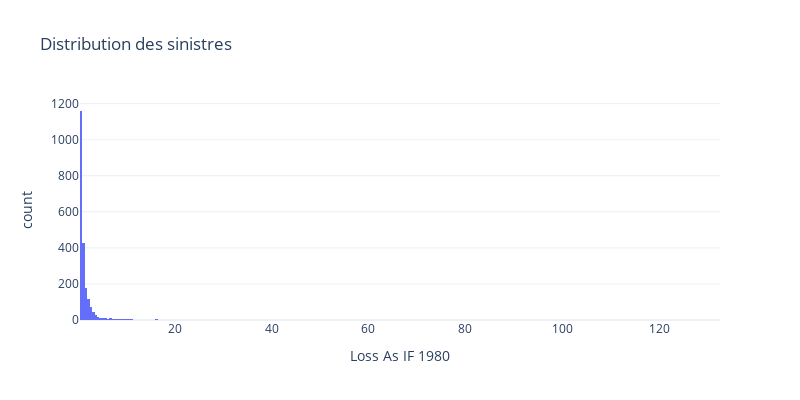
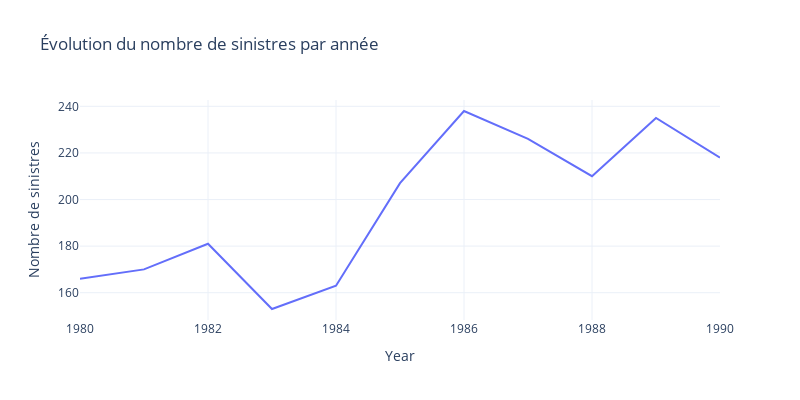
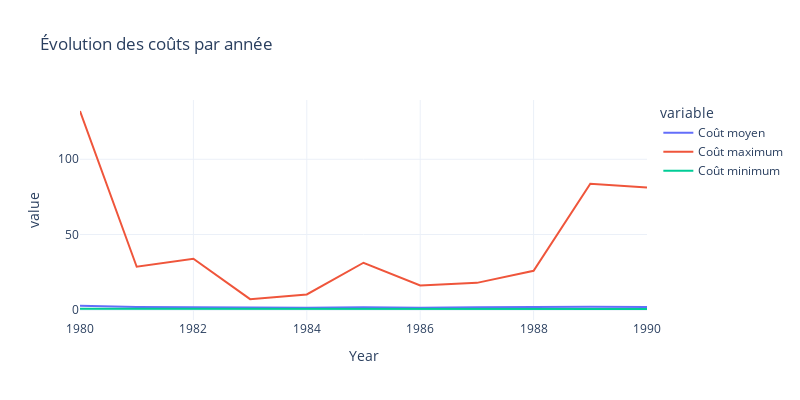
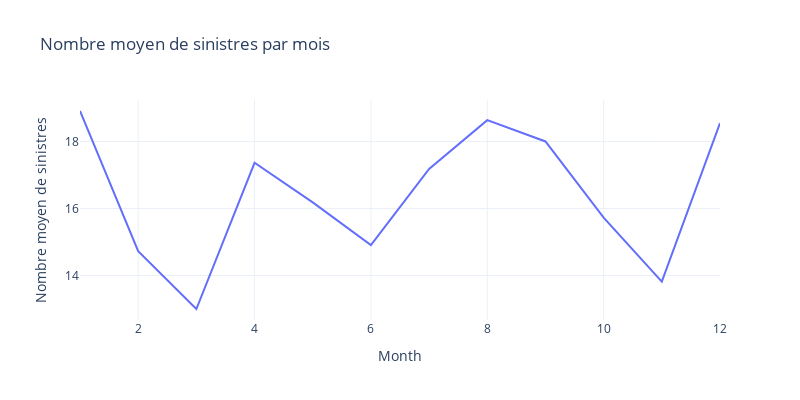

The code cell stored with these charts, in order, in its notebook:
### Code cell
df['Loss As IF 1980'] = 0

for i in range(df.shape[0]):
    if df.loc[i, 'Year'] == 1980 : inflation = 0
    else : inflation = dfi.loc[dfi['Année'] == df.loc[i, 'Year'], 'Indice_cumulatif'].values[0]

    df.loc[i,'Loss As IF 1980' ] = df.loc[i, 'LossY']/( 1 + inflation)

generate_descriptive_plots(df, 'Loss As IF 1980')

### Figure 1 — Plotly figure (JSON) as saved in the notebook; plotly's stock layout.template omitted (floating-point values rounded to 4 significant figures; data arrays with more than 128 entries replaced by an {"elided": "..."} marker saying what was removed)
{"data": [{"alignmentgroup": "True", "bingroup": "x", "hovertemplate": "Loss As IF 1980=%{x}<br>count=%{y}<extra></extra>", "legendgroup": "", "marker": {"color": "#636efa", "pattern": {"shape": ""}}, "name": "", "offsetgroup": "", "orientation": "v", "showlegend": false, "type": "histogram", "x": {"elided": "2167 float values"}, "xaxis": "x", "yaxis": "y"}], "layout": {"barmode": "relative", "height": 400, "legend": {"tracegroupgap": 0}, "title": {"text": "Distribution des sinistres"}, "width": 800, "xaxis": {"anchor": "y", "domain": [0, 1], "title": {"text": "Loss As IF 1980"}}, "yaxis": {"anchor": "x", "domain": [0, 1], "title": {"text": "count"}}}}

### Figure 2 — Plotly figure (JSON) as saved in the notebook; plotly's stock layout.template omitted (floating-point values rounded to 4 significant figures)
{"data": [{"hovertemplate": "Year=%{x}<br>Nombre de sinistres=%{y}<extra></extra>", "legendgroup": "", "line": {"color": "#636efa", "dash": "solid"}, "marker": {"symbol": "circle"}, "mode": "lines", "name": "", "orientation": "v", "showlegend": false, "type": "scatter", "x": [1980, 1981, 1982, 1983, 1984, 1985, 1986, 1987, 1988, 1989, 1990], "xaxis": "x", "y": [166, 170, 181, 153, 163, 207, 238, 226, 210, 235, 218], "yaxis": "y"}], "layout": {"height": 400, "legend": {"tracegroupgap": 0}, "title": {"text": "Évolution du nombre de sinistres par année"}, "width": 800, "xaxis": {"anchor": "y", "domain": [0, 1], "title": {"text": "Year"}}, "yaxis": {"anchor": "x", "domain": [0, 1], "title": {"text": "Nombre de sinistres"}}}}

### Figure 3 — Plotly figure (JSON) as saved in the notebook; plotly's stock layout.template omitted (floating-point values rounded to 4 significant figures)
{"data": [{"hovertemplate": "variable=Coût moyen<br>Year=%{x}<br>value=%{y}<extra></extra>", "legendgroup": "Coût moyen", "line": {"color": "#636efa", "dash": "solid"}, "marker": {"symbol": "circle"}, "mode": "lines", "name": "Coût moyen", "orientation": "v", "showlegend": true, "type": "scatter", "x": [1980, 1981, 1982, 1983, 1984, 1985, 1986, 1987, 1988, 1989, 1990], "xaxis": "x", "y": [2.628, 1.876, 1.71, 1.386, 1.432, 1.734, 1.426, 1.655, 2.086, 2.115, 1.952], "yaxis": "y"}, {"hovertemplate": "variable=Coût maximum<br>Year=%{x}<br>value=%{y}<extra></extra>", "legendgroup": "Coût maximum", "line": {"color": "#EF553B", "dash": "solid"}, "marker": {"symbol": "circle"}, "mode": "lines", "name": "Coût maximum", "orientation": "v", "showlegend": true, "type": "scatter", "x": [1980, 1981, 1982, 1983, 1984, 1985, 1986, 1987, 1988, 1989, 1990], "xaxis": "x", "y": [132.0, 28.62, 33.93, 7.069, 10.24, 31.27, 16.17, 17.9, 25.95, 83.77, 81.19], "yaxis": "y"}, {"hovertemplate": "variable=Coût minimum<br>Year=%{x}<br>value=%{y}<extra></extra>", "legendgroup": "Coût minimum", "line": {"color": "#00cc96", "dash": "solid"}, "marker": {"symbol": "circle"}, "mode": "lines", "name": "Coût minimum", "orientation": "v", "showlegend": true, "type": "scatter", "x": [1980, 1981, 1982, 1983, 1984, 1985, 1986, 1987, 1988, 1989, 1990], "xaxis": "x", "y": [0.7271, 0.667, 0.6141, 0.5891, 0.5594, 0.5446, 0.5572, 0.554, 0.5631, 0.5515, 0.5645], "yaxis": "y"}], "layout": {"height": 400, "legend": {"title": {"text": "variable"}, "tracegroupgap": 0}, "title": {"text": "Évolution des coûts par année"}, "width": 800, "xaxis": {"anchor": "y", "domain": [0, 1], "title": {"text": "Year"}}, "yaxis": {"anchor": "x", "domain": [0, 1], "title": {"text": "value"}}}}

### Figure 4 — Plotly figure (JSON) as saved in the notebook; plotly's stock layout.template omitted (floating-point values rounded to 4 significant figures)
{"data": [{"hovertemplate": "Month=%{x}<br>Nombre moyen de sinistres=%{y}<extra></extra>", "legendgroup": "", "line": {"color": "#636efa", "dash": "solid"}, "marker": {"symbol": "circle"}, "mode": "lines", "name": "", "orientation": "v", "showlegend": false, "type": "scatter", "x": [1, 2, 3, 4, 5, 6, 7, 8, 9, 10, 11, 12], "xaxis": "x", "y": [18.91, 14.73, 13, 17.36, 16.18, 14.91, 17.18, 18.64, 18, 15.73, 13.82, 18.55], "yaxis": "y"}], "layout": {"height": 400, "legend": {"tracegroupgap": 0}, "title": {"text": "Nombre moyen de sinistres par mois"}, "width": 800, "xaxis": {"anchor": "y", "domain": [0, 1], "title": {"text": "Month"}}, "yaxis": {"anchor": "x", "domain": [0, 1], "title": {"text": "Nombre moyen de sinistres"}}}}
